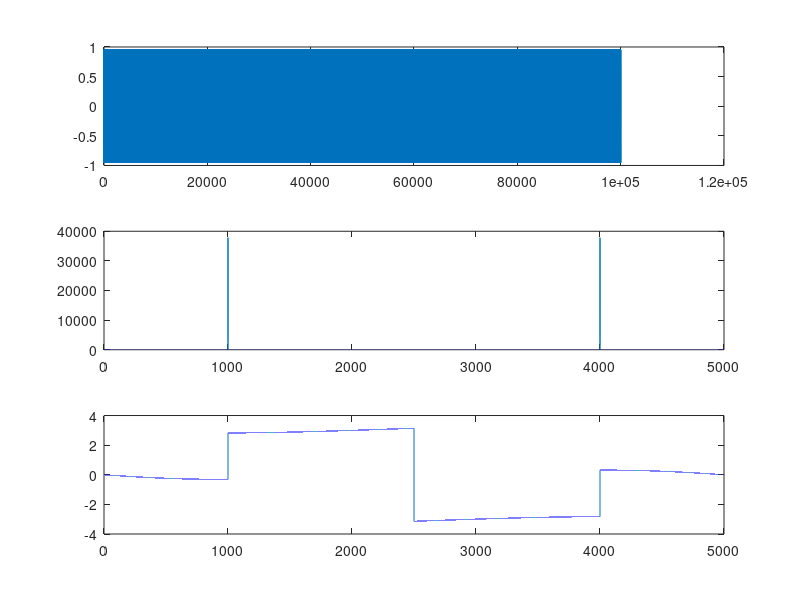

Source code (MATLAB):
n=0:100001;
fs=5000;
ts=1/fs;
f=1000;
y=sin(2*pi*f*n*ts);
subplot(311);
plot(n,y);
df=fft(y);
subplot(312);
n1=(fs/100002).*n;
plot(n1,abs(df));
subplot(313);
plot(n1,angle(df));
